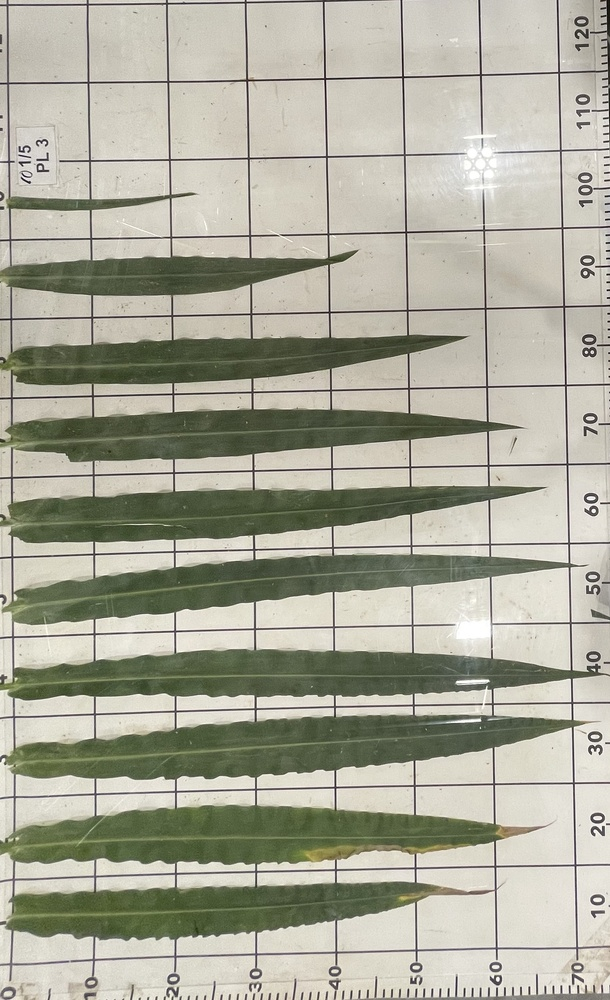
#> input picture Images/IMG_1693.jpg, 610 x 1000 px, shrunk from 1713 x 2807 before the run; its folder holds only this picture in this run
$ jupyter execute --allow-errors Untitled1.ipynb
#> lines starting #> are read from the running program, lines starting #| are printed output that depends on the picture; after the words box and inside, x2 and y2 are one past the last pixel; in counts of white or black regions, pixels touching at a corner belong together
### untitled.py
import numpy as np
import pandas as pd

from skimage.morphology import area_opening, disk, binary_closing
from skimage.measure import find_contours, label, regionprops, regionprops_table

def leave_measure(RGB, opening=2000,closing=15, size = 125):
    """
    This function uses the picture or list of pictures and returns the contours, number of leaves, a table with                 properties in pixels, and the table in     centimiters
    All images must havse the same lenght in cm.
    pic_list is the picture or list of pictures
    opening: will be used in area_opening. Default is 2000
    closing: used in binary_closing. Default is 15
    size is the length of the image. Default is 125

    """

    #Compute factor for converting pixels into cm
    pixel_cm = RGB[1].shape[0]/size
    BW = 0
    red = RGB[:, :, 0]
    green = RGB[:, :, 1]
    blue = RGB[:, :, 2]
    red_green_ratio = red/(green+1e-10)
    blue_green_ratio = blue/(green+1e-10)
    ExG = 2*green - red - blue
    #Saving each black and white
    BW = np.logical_and(red_green_ratio<0.99, blue_green_ratio<0.99)
    #Define open and close
    BW = area_opening(BW, opening)
    BW = binary_closing(BW, disk(closing))
    #label leaves
    label_image = label(BW)
    contours = find_contours(BW, 0)
    print(f"Image contains {len(contours)} leaves")
    props = regionprops_table(label_image, properties = ('area',
                                                   'axis_minor_length',
                                                   'axis_major_length',
                                                   'image'))
    props['area'] = props['area']/pixel_cm
    props['axis_minor_length'] = props['axis_minor_length']/pixel_cm
    props['axis_major_length'] = props['axis_major_length']/pixel_cm


    return contours, props

### Untitled1.ipynb
[cell 1]
import matplotlib.pyplot as plt
import numpy as np
import pandas as pd
import glob

#import skimage modules
from skimage import io
from skimage.io import imread

[cell 2]
file_list = glob.glob("../Agron845_project/Images/*.*")

pic_list = []
for file in file_list:
    print(file)
    RGB = imread(file)
#> RGB is the input picture: shape (1000, 610, 3); mean R, G, B 170.9, 170.2, 154.9
    pic_list.append(RGB)

[cell 3]
import untitled as un

[cell 4]
data = []
cont = []
for RGB in pic_list:
    cont,props = un.leave_measure(RGB)
    data.append(props)
    cont.append(cont)
#> this loop made 1 pass
#| Image contains 9 leaves
#> pass 1, in leave_measure, `red = RGB[:, :, 0]`:
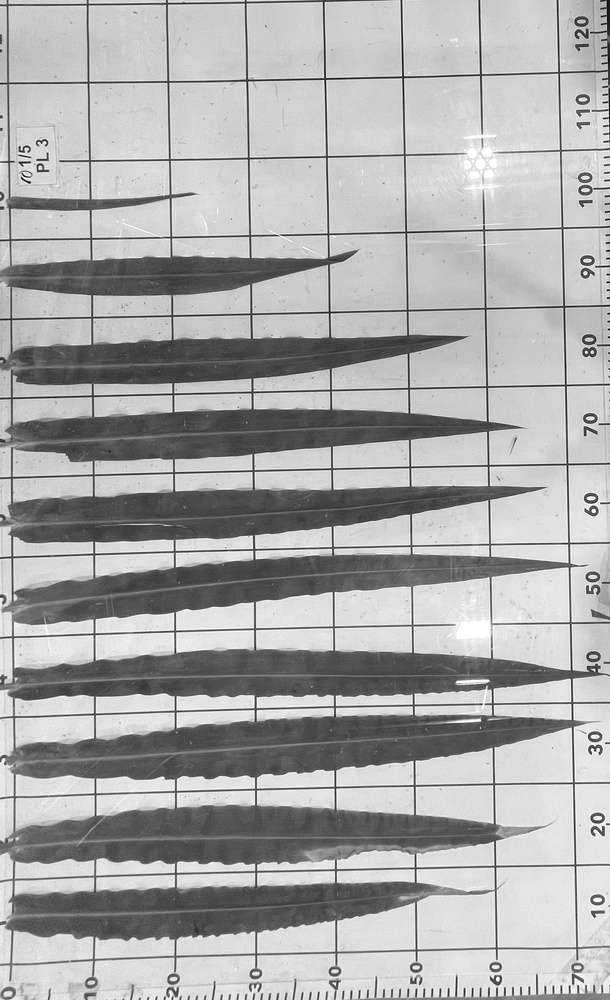
#> red: shape (1000, 610); min 6, max 255, mean 170.9
#> pass 1, in leave_measure, `blue = RGB[:, :, 2]`:
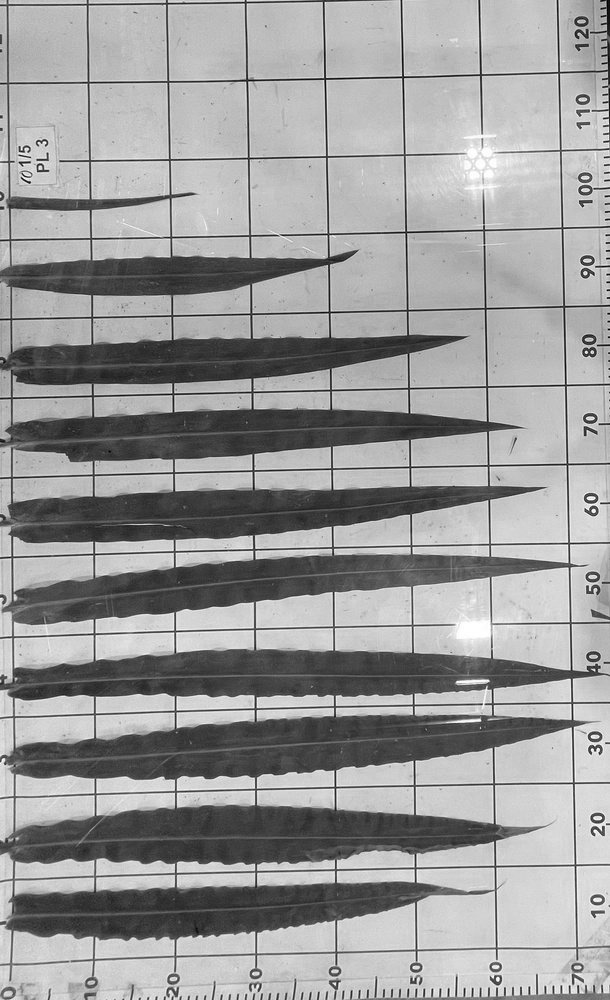
#> blue: shape (1000, 610); min 0, max 255, mean 154.9
#> pass 1, in leave_measure, `red_green_ratio = red/(green+1e-10)`:
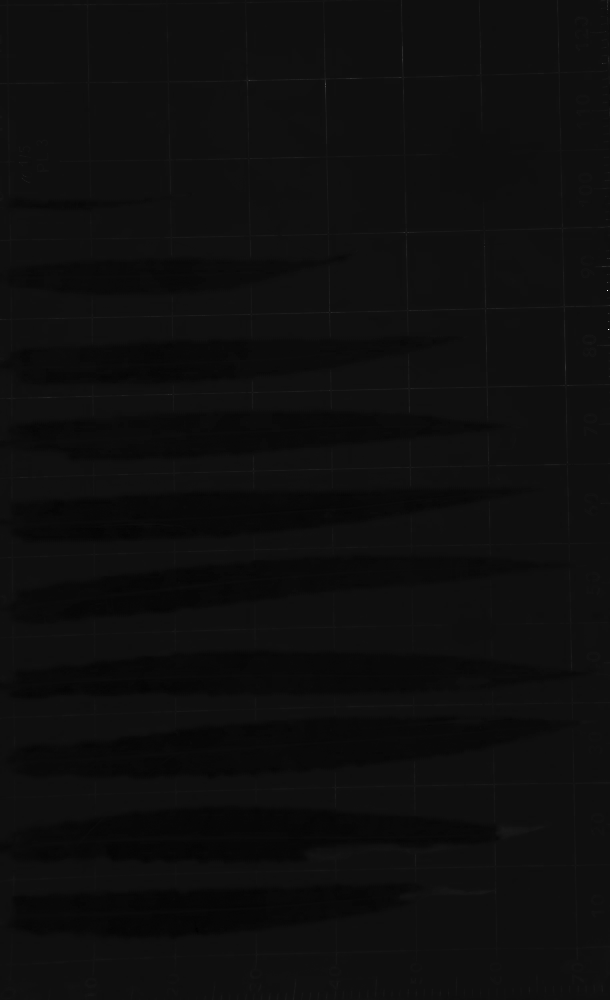
#> red_green_ratio: shape (1000, 610) float64; min 0.696, max 6, mean 0.992; drawn with min black and max white
#> after the loop, data = 1 item

df_prop = pd.DataFrame(data)
#> df_prop = table of 1 rows and 4 columns
#> (the rest of this cell did not finish here and is left out)

#> (a cell that did not finish here is left out)

[cell 6]
df_prop
#> Out = table of 1 rows and 4 columns

$ run again, on Images/IMG_1701.jpeg
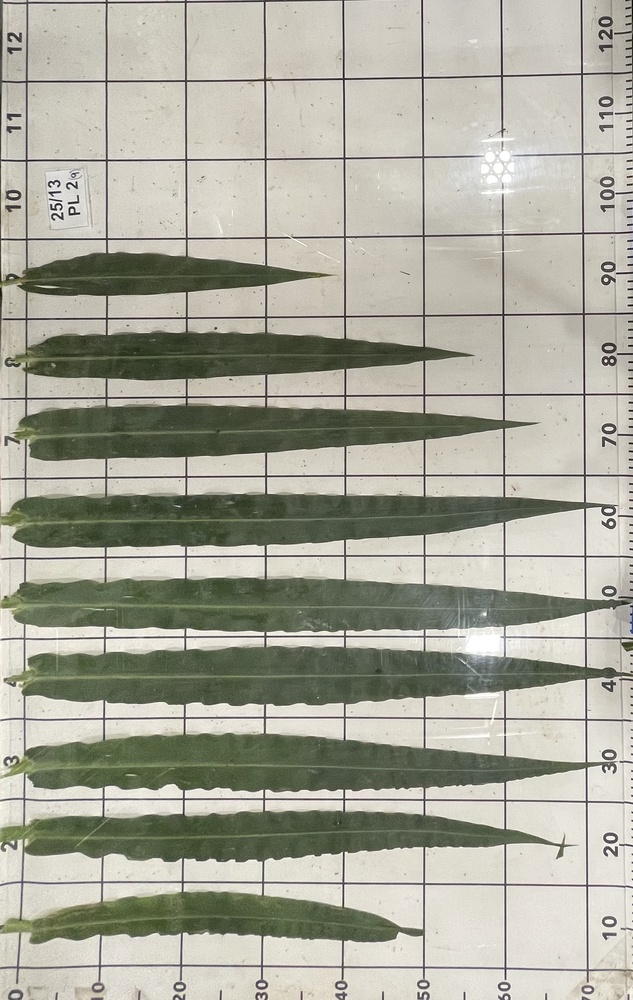
#> input picture Images/IMG_1701.jpeg, 633 x 1000 px, shrunk from 1729 x 2730 before the run
#> RGB is the input picture: shape (1000, 633, 3); mean R, G, B 169.4, 168.9, 155.8
#> the loop `for RGB in pic_list:` made 1 pass
#> (printed output is left out)
#> pass 1, in leave_measure, `red = RGB[:, :, 0]`:
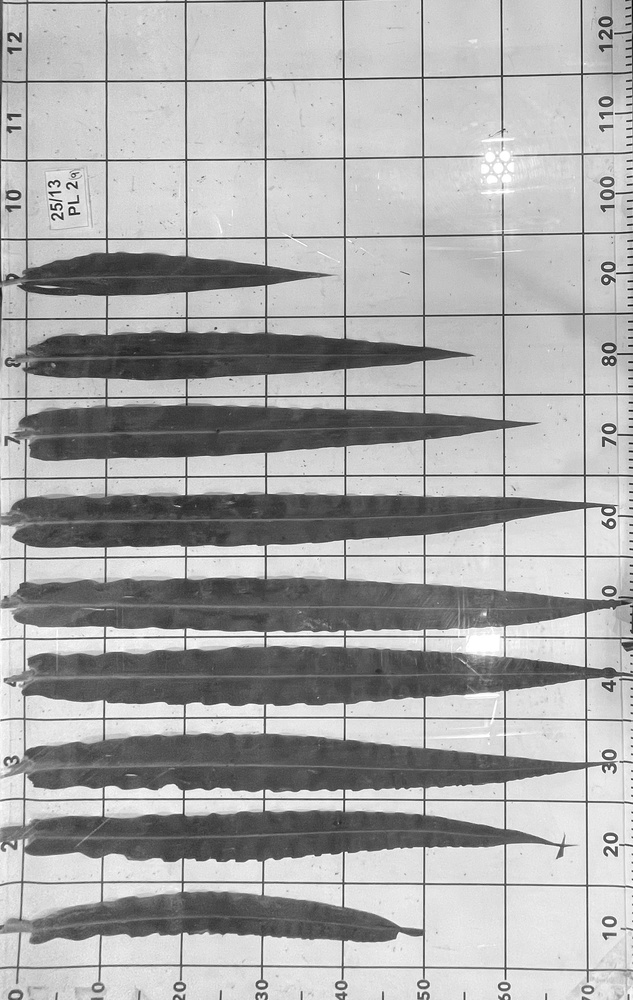
#> red: shape (1000, 633); min 4, max 255, mean 169.4
#> pass 1, in leave_measure, `blue = RGB[:, :, 2]`:
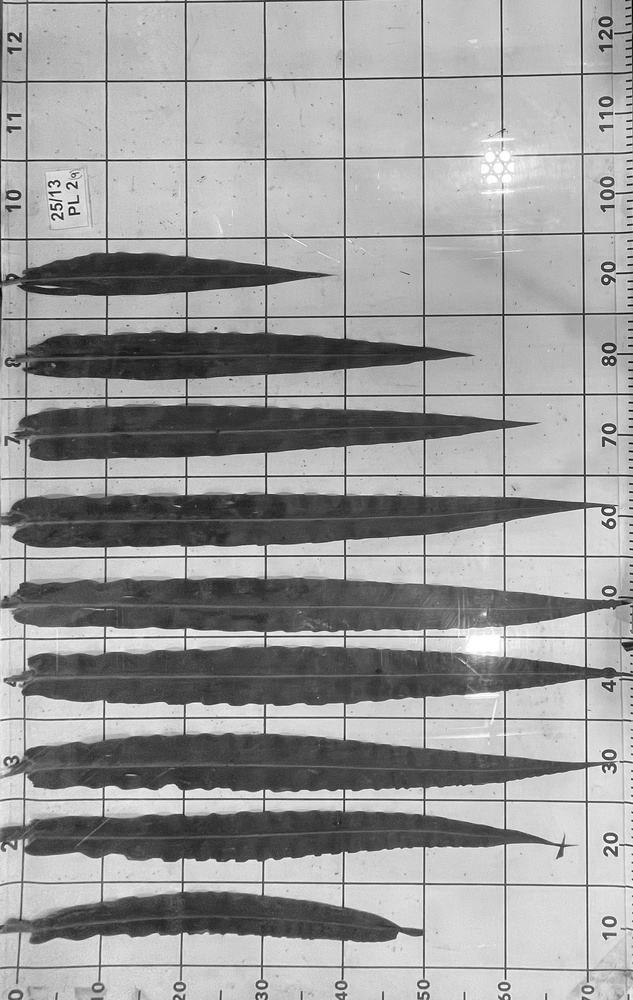
#> blue: shape (1000, 633); min 0, max 255, mean 155.8
#> after the loop `for RGB in pic_list:`: data = 1 item
#> df_prop = table of 1 rows and 4 columns

$ run again, on Images/IMG_1702.jpeg
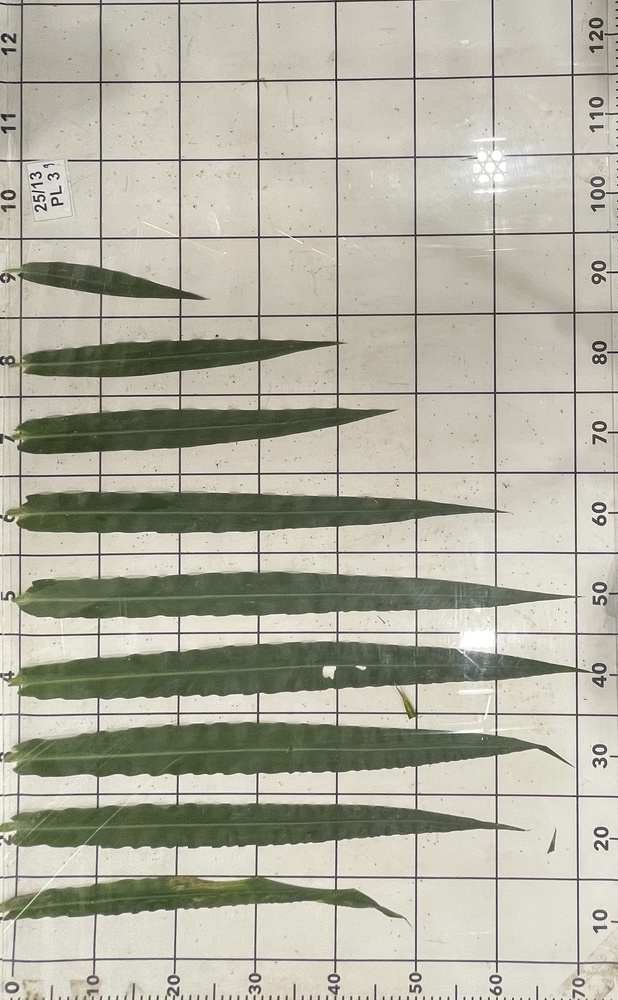
#> input picture Images/IMG_1702.jpeg, 618 x 1000 px, shrunk from 1702 x 2755 before the run
#> RGB is the input picture: shape (1000, 618, 3); mean R, G, B 177.3, 175.7, 161.1
#> the loop `for RGB in pic_list:` made 1 pass
#> (printed output is left out)
#> pass 1, in leave_measure, `blue = RGB[:, :, 2]`:
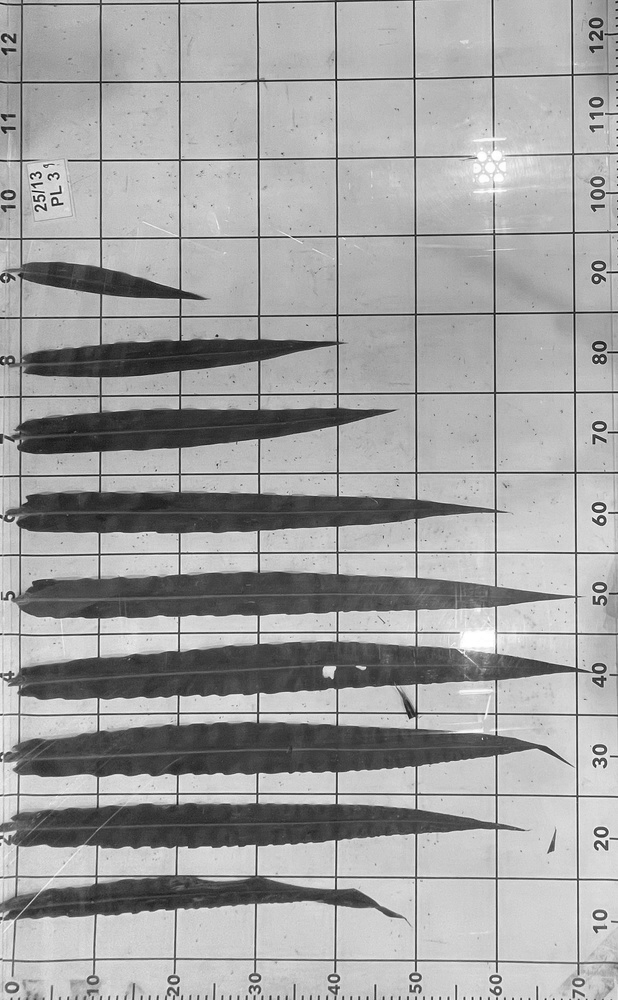
#> blue: shape (1000, 618); min 2, max 255, mean 161.1
#> pass 1, in leave_measure, `red_green_ratio = red/(green+1e-10)`:
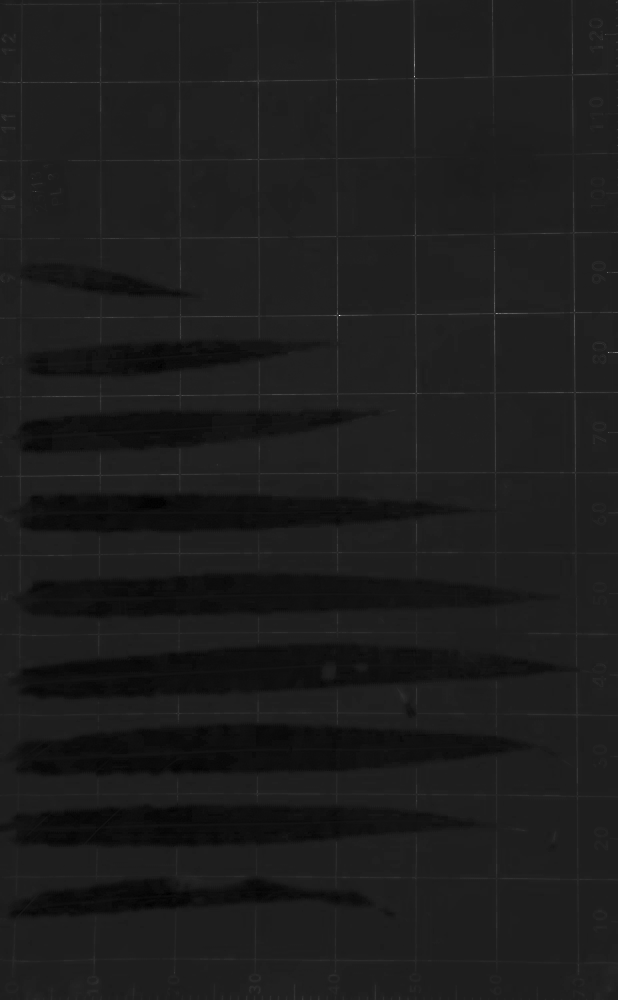
#> red_green_ratio: shape (1000, 618) float64; min 0.764, max 2.83, mean 1; drawn with min black and max white
#> after the loop `for RGB in pic_list:`: data = 1 item
#> df_prop = table of 1 rows and 4 columns

$ run again, on Images/img5.jpg
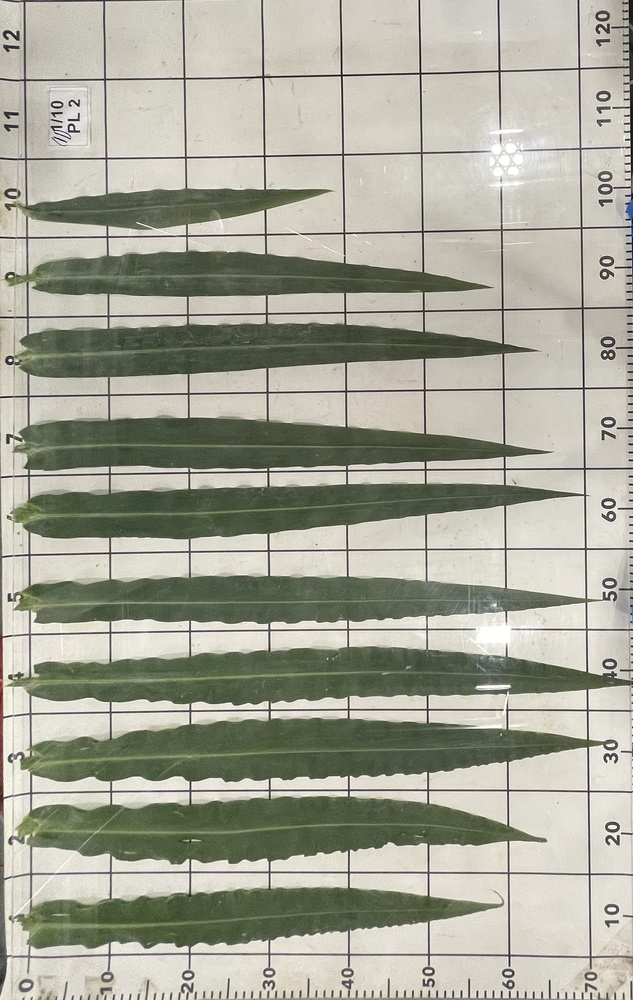
#> input picture Images/img5.jpg, 633 x 1000 px, shrunk from 1735 x 2740 before the run
#> RGB is the input picture: shape (1000, 633, 3); mean R, G, B 166.2, 166.5, 152.4
#> the loop `for RGB in pic_list:` made 1 pass
#> (printed output is left out)
#> after the loop `for RGB in pic_list:`: data = 1 item
#> df_prop = table of 1 rows and 4 columns
#> in leave_measure (call 2), `BW = np.logical_and(red_green_ratio<0.99, blue_green_ratio<0.99)`:
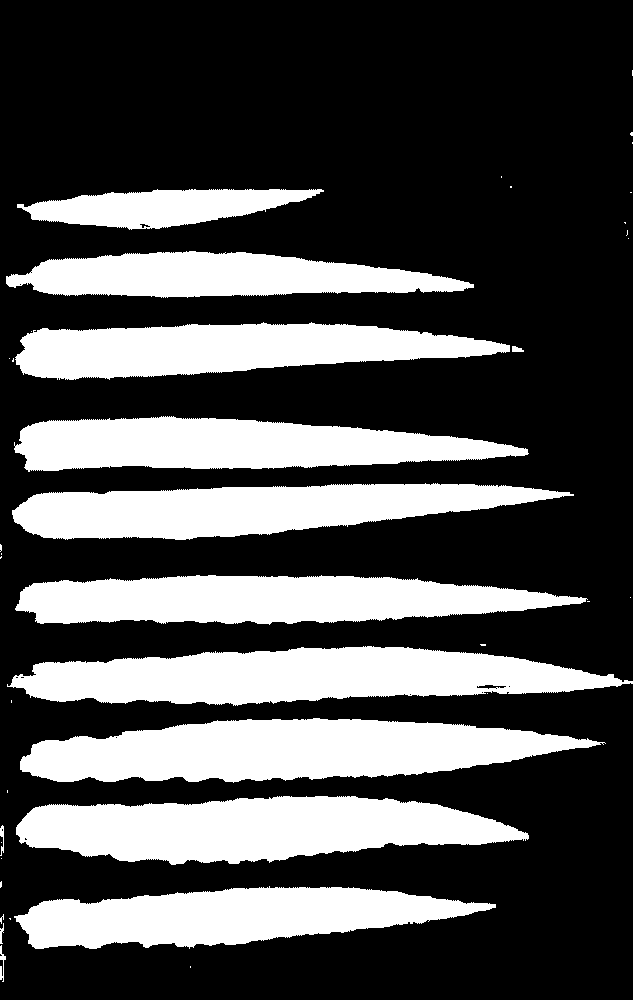
#> BW: shape (1000, 633) bool; 31.3% white; 41 white regions (27 under 20 px), largest, box (x1, y1, x2, y2) and area: (20, 718, 606, 783) 25937, (7, 646, 633, 706) 24662, (16, 796, 529, 865) 24422
#> in leave_measure (call 2), `label_image = label(BW)`:
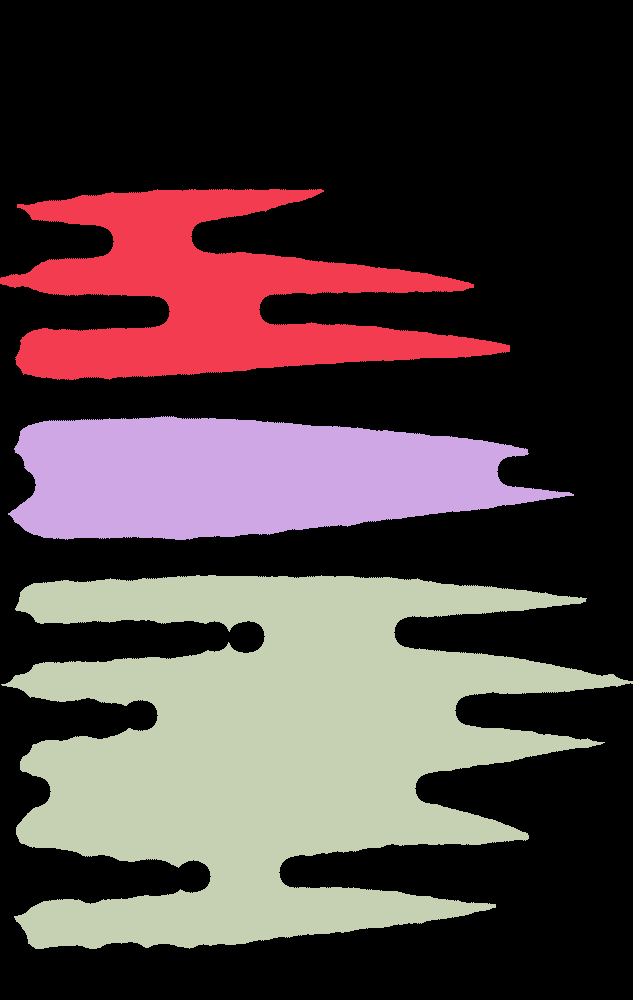
#> label_image: shape (1000, 633) int32; 4 distinct labels, from 0 to 3; one colour per label, 0 black
#| Image contains 3 leaves
